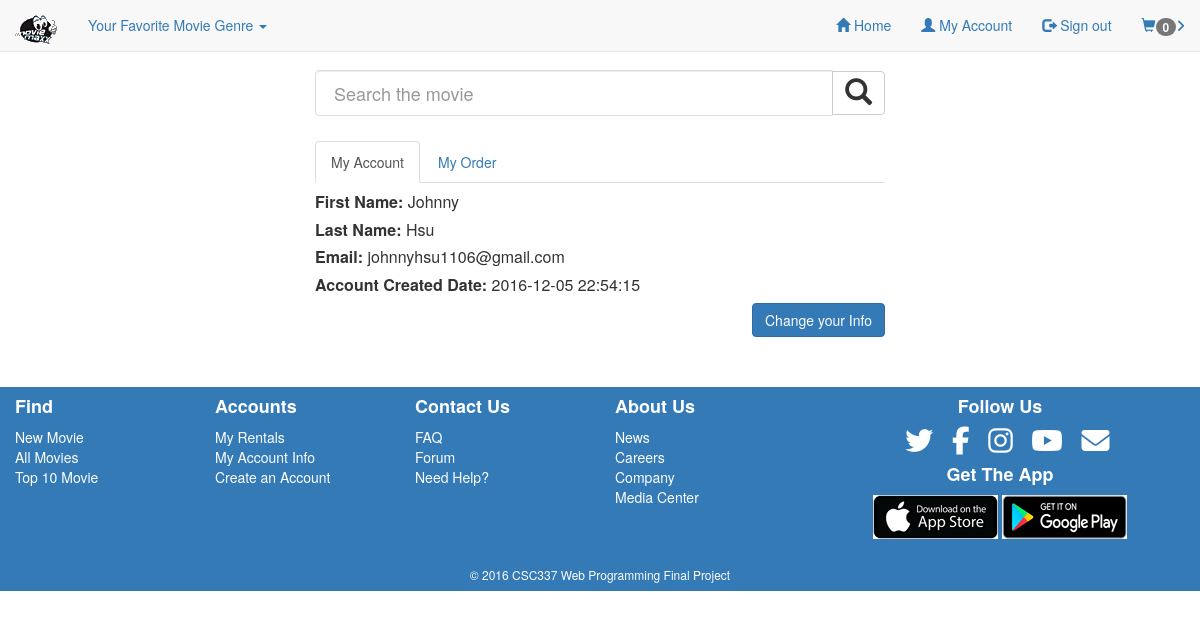
The page /movie_rental/my_account.php (signed in) on the database its author committed.
### tables this page shows
CREATE TABLE `customers` (
  `customer_ID` int(11) NOT NULL AUTO_INCREMENT,
  `first_name` varchar(20) NOT NULL DEFAULT '',
  `last_name` varchar(20) NOT NULL DEFAULT '',
  `user_email` varchar(30) NOT NULL DEFAULT '',
  `user_ID` int(11) NOT NULL,
  `create_date` datetime DEFAULT NULL,
  PRIMARY KEY (`customer_ID`),
  UNIQUE KEY `user_email` (`user_email`),
  KEY `user_ID` (`user_ID`),
  CONSTRAINT `customers_ibfk_1` FOREIGN KEY (`user_ID`) REFERENCES `users` (`user_ID`)
);

### movie_rental/DatabaseConnector.php (called while the page is built, shortened)
<?php
	class DatabaseConnector{
		private $DB;
		public function __construct(){
			$db = 'mysql:dbname=csc337_final_project;charset=utf8; host=127.0.0.1';
			$user = 'root';
			$password = '';
			try {
				$this->DB = new PDO ( $db, $user, $password );
				$this->DB->setAttribute ( PDO::ATTR_ERRMODE, PDO::ERRMODE_EXCEPTION );
			}
			catch ( PDOException $e ){
				echo ('Error establishing Connection');
				exit ();
			}
		}
		private function getCustomerID($username){
			$sql =  "SELECT customer_ID
		    		from customers
		    		WHERE user_email = :username";
			$stmt = $this->DB->prepare ($sql);
			$stmt->bindParam ( ':username', $username );
			$stmt-> execute();
			return $stmt->fetchAll( PDO::FETCH_ASSOC );
		}
		public function getUser($username){
		 	$sql =  "SELECT customer_ID, first_name, last_name, user_email, create_date
		    		from customers
		    		WHERE user_email = :username";
		 	$stmt = $this->DB->prepare ($sql);
		 	$stmt->bindParam ( ':username', $username );
		 	$stmt-> execute();
		 	return $stmt->fetchAll( PDO::FETCH_ASSOC );
		 }
		public function getOrder($username){
			$array = $this->getCustomerID($username);
			foreach ($array as $record){
				$customer_ID= $record['customer_ID'];
			}
			$sql = "SELECT DISTINCT orders.order_ID,  order_details.order_detail_ID, orders.order_date,  movies.name
				from orders
					JOIN order_details ON orders.order_ID=order_details.order_ID
					JOIN movies ON movies.movie_ID=order_details.movie_id
				WHERE orders.customer_ID=:customer_ID ORDER BY orders.order_date DESC";
			$stmt = $this->DB->prepare ($sql);
			$stmt -> bindParam (':customer_ID', $customer_ID );
			$stmt-> execute();
			return $stmt->fetchAll( PDO::FETCH_ASSOC );
		}
	}
 ?>

### movie_rental/my_account.php (the view, shortened to what this page needs)
<!DOCTYPE html>
<html>
<head>
	<link rel="stylesheet" href="https://maxcdn.bootstrapcdn.com/bootstrap/3.3.7/css/bootstrap.min.css">
	<link rel="stylesheet" href="https://code.jquery.com/mobile/1.4.5/jquery.mobile-1.4.5.min.css">
	<link rel="stylesheet" type="text/css" href="css/style.css">
</head>
<body>
	<header id="home">
		<nav class="navbar navbar-default navbar-fixed-top">
			<div class="container-fluid">
				<div class="navbar-header">
					<a class="navbar-brand" href="#">
				    	<img src="image/online-movie-rental-logo.png" alt="online movie rental logo" class="img-responsive">
				    </a>
				</div>
				<div class="collapse navbar-collapse" id="navigation">
					<ul class="nav navbar-nav">
						<li class="dropdown">
							<a href="#" class="dropdown-toggle text-center" data-toggle="dropdown">
								Your Favorite Movie Genre <span class="caret"></span>
							</a>
						</li>
					</ul>
<?php
	require_once "./DatabaseConnector.php";
	if (isset ($_SESSION['username']) || (!empty($_COOKIE['username']) && isset($_COOKIE['username']) )){
		echo '
					<ul class="nav navbar-nav navbar-right">
						<li ><a href="index.php" class="text-center"><span class="glyphicon glyphicon-home"></span> Home<span class="sr-only">(current)</span></a></li>
						<li ><a href="my_account.php" class="text-center" "><span class="glyphicon glyphicon-user"></span> My Account</a></li>
						<li ><a href="#" class="text-center" data-toggle="modal" data-target="#sign_out_form"><span class="glyphicon glyphicon-log-out"></span> Sign out</a></li>';
		if (isset($_SESSION['moviesToDownload']) and !empty($_SESSION['moviesToDownload'])){
			echo "<li><a href='shopping_cart.php'><span class='glyphicon glyphicon-shopping-cart'></span><span class='badge'>";
			echo count($_SESSION['moviesToDownload'])."</span>";
			echo " Checkout <i class='fa fa-angle-right'></i></a></li>";
		}
		else{
			echo "<li><a><span class='glyphicon glyphicon-shopping-cart'></span><span class='badge'>". 0 . "</span>";
			echo "<i class='fa fa-angle-right'></i></a></li>";
		}
		echo '
					</ul>
				</div>
			</div>
		</nav>
	</header>
	<div class="container">
		<div class="modal" id="sign_out_form" role="dialog">
			<div class="modal-dialog modal-sm">
				<form class="form-group modal-content" data-toggle="validator" role="form" action="./controller.php" method="post">
					<div class="modal-header">
						<button type="button" class="close" data-dismiss="modal">&times;</button>
						<h4 class="modal-title text-center">Sign out</h4>
					</div>
					<div class="modal-body">
						<div class="help-block">Are you sure you want to sign out?</div>
					</div>
					<div class="modal-footer">
						<div class="help-block with-errors"></div>
						<button type="submit" class="btn btn-primary" name="signOut">Sign out</button>
						<button type="button" class="btn btn-primary" data-dismiss="modal">Cancel
						</button>
					</div>
				</form>
			</div>
		</div>
	</div>
	';
	}
?>
	<main>
		<section id="search_bar">
			<div class="container-fluid">
				<div class="row" >
						<form  action="./search_result.php" method="post">
							<div class="form-group  col-xs-10 col-sm-6 col-xs-offset-1 col-sm-offset-3">
								<div class="input-group ">
									<input type="text" class="form-control" name="searchKeyword" id="search-keyword" placeholder="Search the movie">
										<span class="input-group-btn ">
			                    			<button type="submit" class="btn btn-default" name="search">
			                    				<i class="glyphicon glyphicon-search"></i>
			                    			</button>
	                    				</span>
	                    		</div>
	                		</div>
				      	</form>
			    </div>
			</div>
		</section>
		<section class="container-fluid" id="my_info">
			<div class="row">
				<div class ='col-xs-10 col-xs-offset-1 col-sm-6  col-sm-offset-3'>
					<ul class="nav nav-tabs">
						<li class="active"  id="my_account"><a>My Account</a></li>
						<li id="my_order" ><a>My Order</a></li>
					</ul>
				</div>
			</div>
		<?php
			require_once "./DatabaseConnector.php";
			$myDatabase = new DatabaseConnector();
			$username = $_SESSION['username'];
			$array = $myDatabase->getUser($username);
			foreach ($array as $record){
				echo "<div class= 'row'>";
				echo "<div class ='col-xs-10 col-xs-offset-1 col-sm-6 col-sm-offset-3' id='my_account_info'>";
				echo "<form action='controller.php' method='post'>";
				echo "<h5 class='text-left' id='first_name'> ". "<b> First Name: </b>". $record['first_name'] ."</h5>";
				echo "<h5 class='text-left' id='last_name'> ". "<b> Last Name: </b>". $record['last_name'] ."</h5>";
				echo "<h5 class='text-left' id='email'> ". "<b> Email: </b>". $record['user_email'] ."</h5>";
				echo "<h5 class='text-left'> ". "<b> Account Created Date: </b>". $record['create_date'] ."</h5>";
				echo "<div class='text-right'> <span id ='change_customer_info' class=' btn btn-primary text-center' > Change your Info</span>";
				echo "</form>";
				echo "</div>";
				echo "</div>";
			}
			$array = $myDatabase->getOrder($username);
			if( !empty($array)) {
				foreach ($array as $record){
					echo "<div class= 'row' >";
					echo "</div>";
				}
			}
			else{
				echo "<h5 class='text-center'> You don't have any order.</h5>";
			}
		?>
		</section>
	</main>
	<footer>
		<div class="container-fluid">
			<div class="row">
				<div class="col-xs-5 col-xs-offset-1 col-sm-2 col-sm-offset-0">
					<h4 class="">Find</h4>
					<ul class="list-group">
						<li><a href="">New Movie</a></li>
						<li><a href="">All Movies</a></li>
						<li><a href="">Top 10 Movie</a></li>
					</ul>
				</div>
				<div class="col-xs-5 col-sm-2">
					<h4 class="">Accounts</h4>
					<ul class="list-group">
						<li><a href="">My Rentals</a></li>
						<li><a href="">My Account Info</a></li>
						<li><a href="">Create an Account</a></li>
					</ul>
				</div>
				<div class="col-xs-5 col-xs-offset-1 col-sm-2 col-sm-offset-0">
					<h4 class="">Contact Us</h4>
					<ul class="list-group">
						<li><a href="">FAQ</a></li>
						<li><a href="">Forum</a></li>
						<li><a href="">Need Help?</a></li>
					</ul>
				</div>
				<div class="col-xs-5 col-sm-2">
					<h4 class="">About Us</h4>
					<ul class="list-group">
						<li><a href="">News</a></li>
						<li><a href="">Careers</a></li>
						<li><a href="">Company</a></li>
						<li><a href="">Media Center</a></li>
					</ul>
				</div>
				<div class="col-xs-12 col-sm-4">
					<h4 class="text-center">Follow Us</h4>
					<div class="text-center" id="social_icon">
						<a href="#" title= "Tweeter" target="_blank"><i class="fa fa-twitter fa-2x" aria-hidden="true"></i></a>
						<a href="#" title="Facebook" target="_blank" ><i class="fa fa-facebook fa-2x" aria-hidden="true"></i></a>
						<a href="#" title="Instagram" target="_blank"><i class="fa fa-instagram fa-2x" aria-hidden="true"></i></a>
						<a href="" title="Youtube" target="_blank"><i class="fa fa-youtube-play fa-2x" aria-hidden="true"></i></a>
						<a href="" title="Email" target="_blank"><i class="fa fa-envelope fa-2x" aria-hidden="true"></i></a>
					</div>
                    <h4 class="text-center"> Get The App
                    </h4>
                   	<div class="text-center">
                    <a id="social_iphone"  href="" target="_blank">
                    	<img src="image/apple-app-store-icon.png" alt="" class="float-xs-left img-responsive" >
                    </a>
                    <a id="social_android"  href="" target="_blank">
						<img src="image/google-play-store-icon.png" alt="" class="float-xs-left img-responsive">
					</a>
					</div>
                </div>
			</div>
		</div>
		<div class="row">
			<h6 class="text-center"> &copy; 2016 CSC337 Web Programming Final Project
			</h6>
		</div>
	</footer>

### movie_rental/css/style.css (style rules this page uses)
#my_account_info h5, #my_account_info label { font-size: 16px; }
main { margin-top: 70px; position: relative; }
h4 { font-weight: bold; }
img { margin-bottom: 15px; }
section { margin-bottom: 50px; }
.input-group { margin-bottom: 10px; }
.list-group { list-style-type: none; }
.navbar-default .navbar-nav >li>a { color:#337ab7; }
footer { background-color: #337ab7; color: white; }
footer a { color: #fff; }
#search_bar { margin-bottom: 0; }
#search_bar input[type="text"] { width: 100%; border: 1px solid #ddd; outline: none; background: #fff; padding: 22px 18px; font-weight: 400; font-size: 18px; color: #333; }
.glyphicon-search { font-size: 27px; }
#social_iphone { display: inline-block; }
#social_android { display: inline-block; }
#social_icon { margin: auto; }
#social_icon a { margin-left: 4%; }

### rows shown on the page
customers: first_name "Johnny", last_name "Hsu", user_email "johnnyhsu1106@gmail.com", create_date "2016-12-05 22:54:15"
